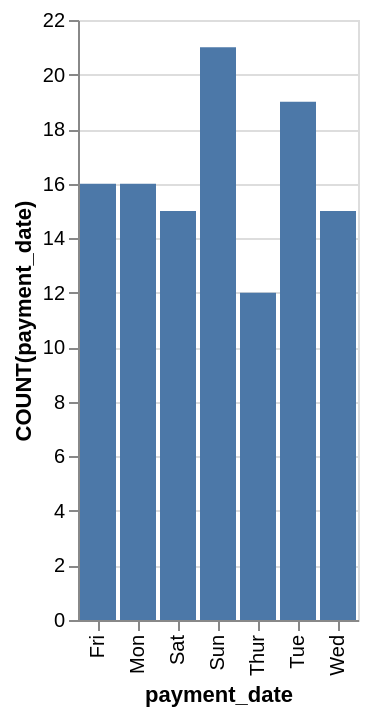

Specify this chart in Vega-Lite:
### Vega-Lite specification from a JSON file in a GitHub repository (floating-point values rounded to 4 significant figures)
{"data": {"values": [{"x_data": "Mon", "y_data": 16}, {"x_data": "Tue", "y_data": 19}, {"x_data": "Wed", "y_data": 15}, {"x_data": "Thur", "y_data": 12}, {"x_data": "Fri", "y_data": 16}, {"x_data": "Sat", "y_data": 15}, {"x_data": "Sun", "y_data": 21}]}, "mark": "bar", "encoding": {"x": {"field": "x_data", "type": "nominal", "title": "payment_date", "sort": "ascending"}, "y": {"field": "y_data", "type": "quantitative", "title": "COUNT(payment_date)"}}}
